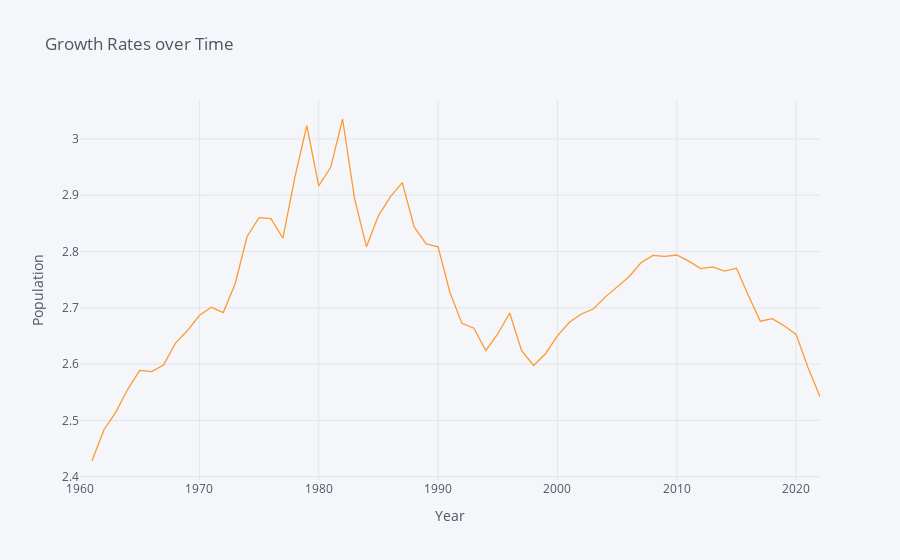

This figure's notebook cell:
### Code cell
south_africa_df = get_population_df("SSF")
south_africa_df.iplot(title="Growth Rates over Time",xTitle='Year',yTitle='Population')

### Figure 1 — Plotly figure (JSON) as saved in the notebook; plotly's stock layout.template omitted (floating-point values rounded to 4 significant figures)
{"data": [{"line": {"color": "rgba(255, 153, 51, 1.0)", "dash": "solid", "shape": "linear", "width": 1.3}, "mode": "lines", "name": "population_growth", "text": "", "type": "scatter", "x": ["2022-01-01", "2021-01-01", "2020-01-01", "2019-01-01", "2018-01-01", "2017-01-01", "2016-01-01", "2015-01-01", "2014-01-01", "2013-01-01", "2012-01-01", "2011-01-01", "2010-01-01", "2009-01-01", "2008-01-01", "2007-01-01", "2006-01-01", "2005-01-01", "2004-01-01", "2003-01-01", "2002-01-01", "2001-01-01", "2000-01-01", "1999-01-01", "1998-01-01", "1997-01-01", "1996-01-01", "1995-01-01", "1994-01-01", "1993-01-01", "1992-01-01", "1991-01-01", "1990-01-01", "1989-01-01", "1988-01-01", "1987-01-01", "1986-01-01", "1985-01-01", "1984-01-01", "1983-01-01", "1982-01-01", "1981-01-01", "1980-01-01", "1979-01-01", "1978-01-01", "1977-01-01", "1976-01-01", "1975-01-01", "1974-01-01", "1973-01-01", "1972-01-01", "1971-01-01", "1970-01-01", "1969-01-01", "1968-01-01", "1967-01-01", "1966-01-01", "1965-01-01", "1964-01-01", "1963-01-01", "1962-01-01", "1961-01-01", "1960-01-01"], "y": [2.542, 2.594, 2.653, 2.668, 2.681, 2.676, 2.722, 2.77, 2.765, 2.773, 2.77, 2.783, 2.794, 2.791, 2.793, 2.78, 2.755, 2.737, 2.719, 2.698, 2.689, 2.674, 2.65, 2.618, 2.598, 2.624, 2.691, 2.654, 2.624, 2.664, 2.672, 2.727, 2.808, 2.814, 2.844, 2.922, 2.897, 2.863, 2.808, 2.894, 3.035, 2.949, 2.916, 3.024, 2.932, 2.824, 2.858, 2.86, 2.827, 2.743, 2.691, 2.701, 2.686, 2.66, 2.637, 2.598, 2.587, 2.589, 2.555, 2.515, 2.483, 2.428, ""]}], "layout": {"autosize": true, "legend": {"bgcolor": "#F5F6F9", "font": {"color": "#4D5663"}}, "paper_bgcolor": "#F5F6F9", "plot_bgcolor": "#F5F6F9", "title": {"font": {"color": "#4D5663"}, "text": "Growth Rates over Time"}, "xaxis": {"autorange": true, "gridcolor": "#E1E5ED", "range": ["1960-01-01", "2022-01-01"], "showgrid": true, "tickfont": {"color": "#4D5663"}, "title": {"font": {"color": "#4D5663"}, "text": "Year"}, "type": "date", "zerolinecolor": "#E1E5ED"}, "yaxis": {"autorange": true, "gridcolor": "#E1E5ED", "range": [2.394, 3.069], "showgrid": true, "tickfont": {"color": "#4D5663"}, "title": {"font": {"color": "#4D5663"}, "text": "Population"}, "type": "linear", "zerolinecolor": "#E1E5ED"}}}
